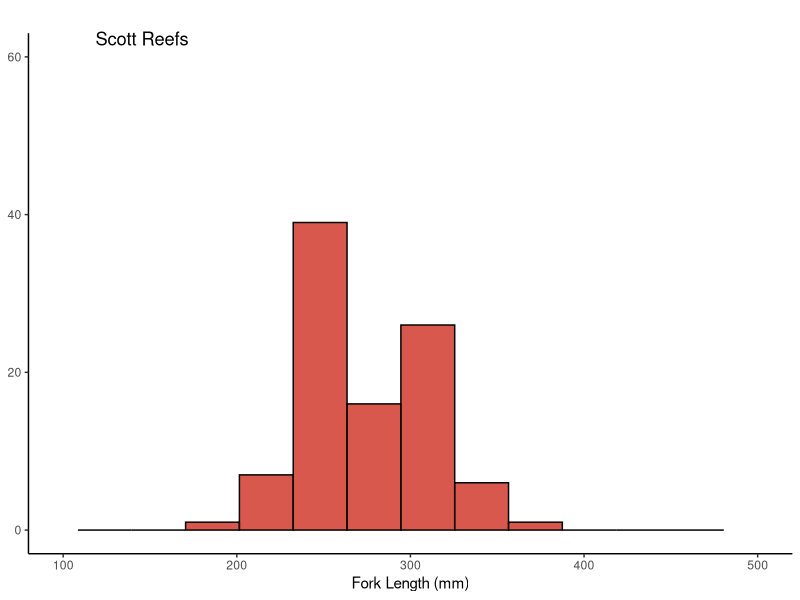
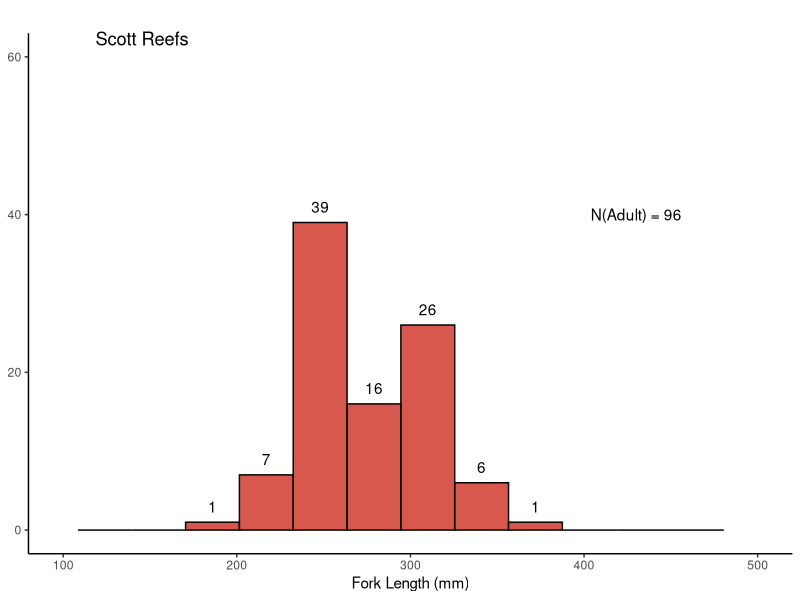
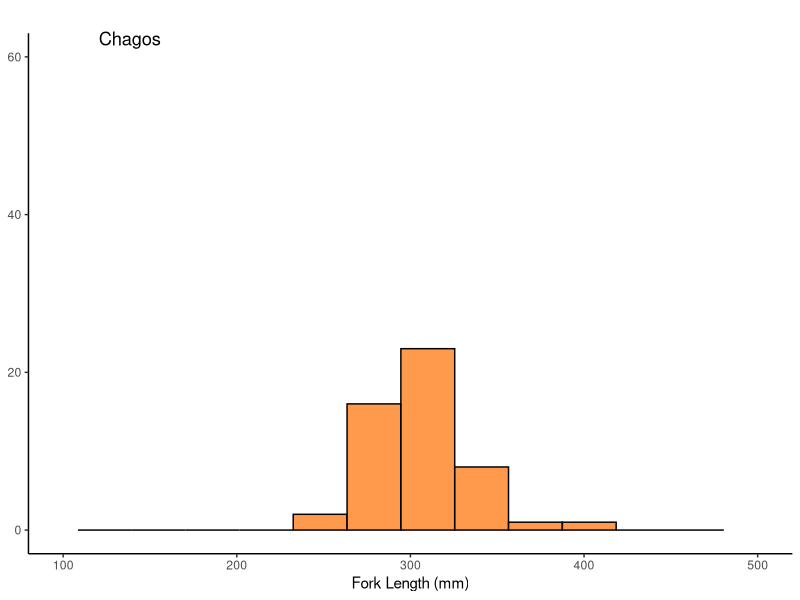
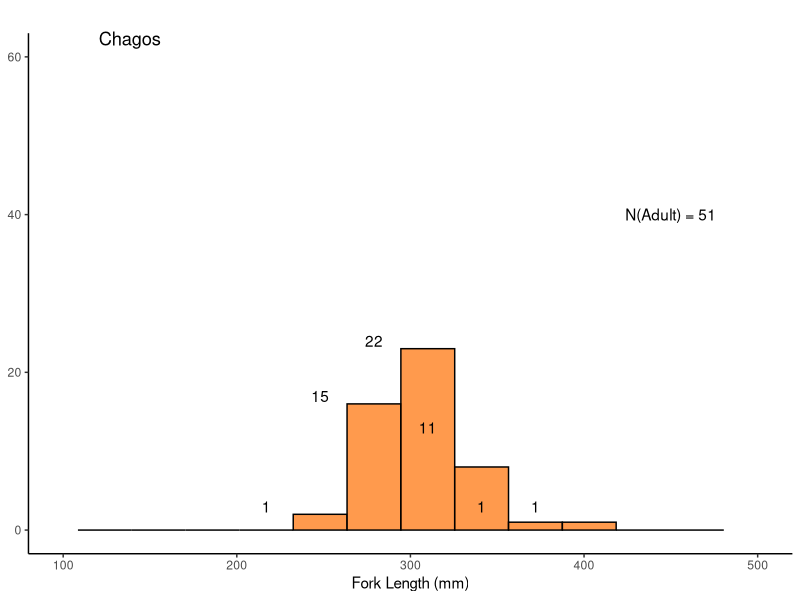
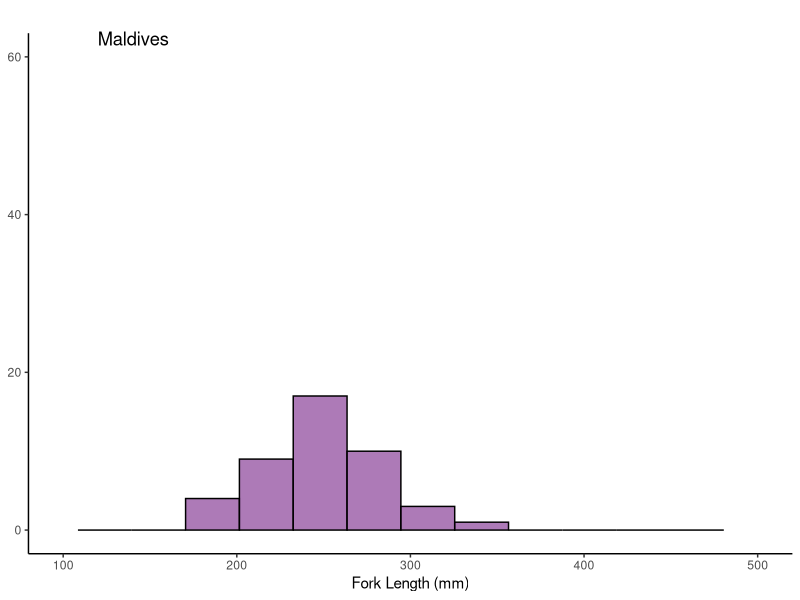
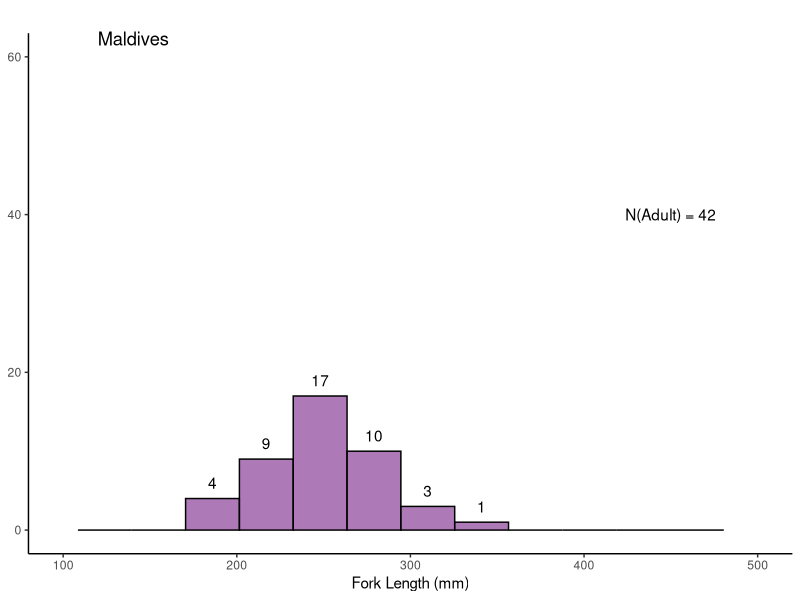
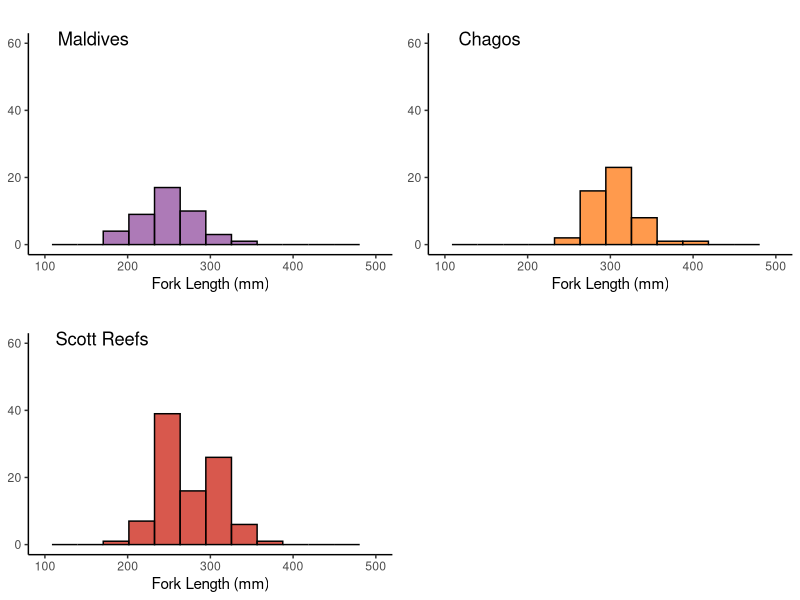
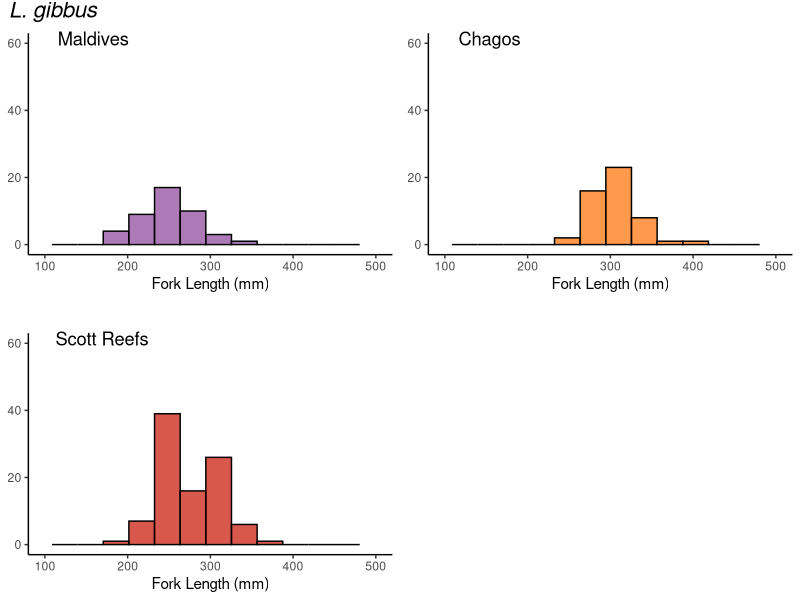

R code for these plots, in order:
#L.gibbus

library(ggplot2)
library(tidyr)
library(tidyverse)
library(ggpubr)
library(dplyr)

gib <- read.csv("Gibbus_Fork.csv", header = T, stringsAsFactors = T)

gib$Location <- as.factor(gib$Location)
Location<-unique(gib$Location)[1]

fig1c=ggplot(gib%>%filter(Location=='SR '))+
  geom_histogram(col='black', fill = "#C71000B2", aes(x=Length), binwidth = 31)+
  ylim(0,60)+xlim(100,500)+
  theme_classic()+theme(axis.title.y = element_blank())+
  xlab('Fork Length (mm)')+ ggtitle("Scott Reefs") + theme(plot.title = element_text(vjust = -5))+ 
  theme(plot.title = element_text(hjust = 0.1))
fig1c
a <-fig1c + annotate("text", x= 186, y=3, label ="1")
b <-a +annotate("text", x=217, y=9, label = "7")
c <-b +annotate("text", x=248, y=41, label = "39")
d <-c +annotate("text", x=279, y=18, label = "16")
e <-d + annotate("text", x= 310, y=28, label ="26")
f <-e + annotate("text", x= 341, y=8, label ="6")
g <-f + annotate("text", x= 372, y=3, label ="1")
SRfinal <-g + annotate("text", x= 430, y=40, label ="N(Adult) = 96")
SRfinal
ggplot_build(fig1c)$data[[1]]


fig3c=ggplot(gib%>%filter(Location=='Chagos '))+
  geom_histogram(col='black', fill = "#FF6F00B2", aes(x=Length), binwidth = 31)+
  ylim(0,60)+xlim(100,500)+
  theme_classic()+theme(axis.title.y = element_blank())+
  xlab('Fork Length (mm)')+ ggtitle("Chagos") + theme(plot.title = element_text(vjust = -5))+ 
  theme(plot.title = element_text(hjust = 0.1))
fig3c
a <-fig3c + annotate("text", x= 217, y=3, label ="1")
b <-a + annotate("text", x= 248, y=17, label ="15")
c <-b + annotate("text", x= 279, y=24, label ="22")
d <-c + annotate("text", x= 310, y=13, label ="11")
e <-d + annotate("text", x= 341, y=3, label ="1")
f <-e + annotate("text", x= 372, y=3, label ="1")
Chagosfinal <-f +annotate("text", x=450, y=40, label = "N(Adult) = 51")
Chagosfinal
ggplot_build(fig3c)$data[[1]]

fig4c=ggplot(gib%>%filter(Location=='Maldives '))+
  geom_histogram(col='black',fill = "#8A4198B2", aes(x=Length), binwidth = 31)+
  ylim(0,60)+xlim(100,500)+
  theme_classic()+theme(axis.title.y = element_blank())+
  xlab('Fork Length (mm)')+ ggtitle("Maldives") + theme(plot.title = element_text(vjust = -5))+ 
  theme(plot.title = element_text(hjust = 0.1))
fig4c
a <-fig4c + annotate("text", x= 186, y=6, label ="4")
b <-a + annotate("text", x= 217, y=11, label ="9")
c <-b + annotate("text", x= 248, y=19, label ="17")
d <- c + annotate("text", x= 279, y=12, label ="10")
e <-d + annotate("text", x= 310, y=5, label ="3")
f <-e + annotate("text", x= 341, y=3, label ="1")
Maldivesfinal <-f +annotate("text", x=450, y=40, label = "N(Adult) = 42")
Maldivesfinal
ggplot_build(fig4c)$data[[1]]


fig3=ggarrange(fig4c,fig3c,fig1c, nrow=2,ncol=2, common.legend = T, 
               hjust = -.5, vjust=.8, font.label = list(face='plain', size=10))
fig3

fig3N <- annotate_figure(fig3, 
               fig.lab = "L. gibbus", fig.lab.face = "italic", fig.lab.size = 16)

fig3N
